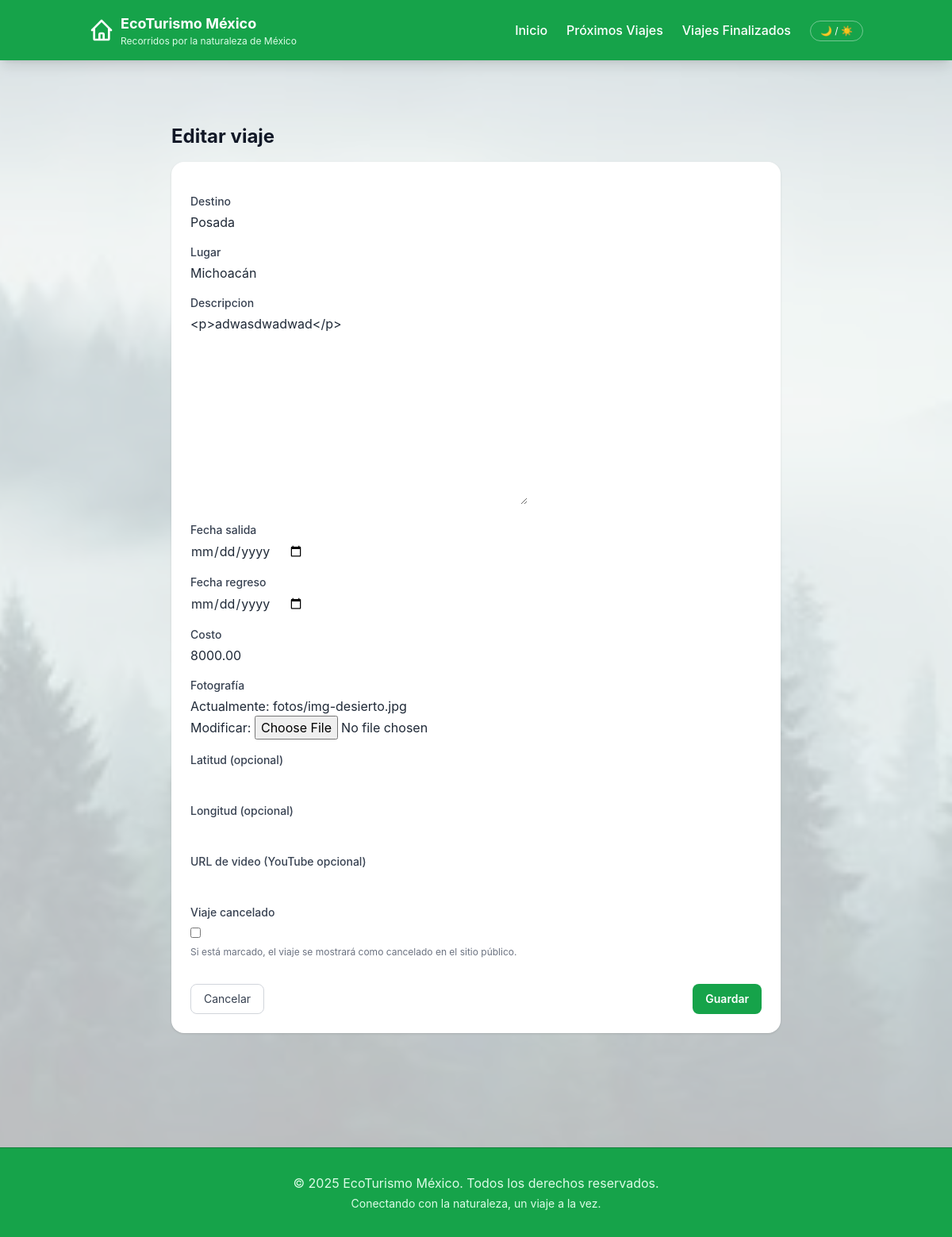
The page /panel/viajes/2/editar/ (signed in) on the database its author committed.
### registros/models.py (models this page shows, shortened)
class Viajes(models.Model):
    destino = models.CharField(max_length=100)
    lugar = models.CharField(max_length=100)
    descripcion = RichTextField()
    fecha_salida = models.DateField()
    fecha_regreso = models.DateField()
    costo = models.DecimalField(max_digits=8, decimal_places=2)
    imagen = models.ImageField(null=True, upload_to="fotos", verbose_name="Fotografía")
    latitud = models.DecimalField(
        "Latitud (opcional)",
        max_digits=9,
        decimal_places=6,
        null=True,
        blank=True,
    )
    longitud = models.DecimalField(
        "Longitud (opcional)",
        max_digits=9,
        decimal_places=6,
        null=True,
        blank=True,
    )
    video_url = models.URLField(
        "URL de video (YouTube opcional)",
        max_length=200,
        null=True,
        blank=True,
    )
    cancelado = models.BooleanField(
        default=False,
        verbose_name="Viaje cancelado",
        help_text="Si está marcado, el viaje se mostrará como cancelado en el sitio público.",
    )
    created = models.DateTimeField(auto_now_add=True)
    updated = models.DateTimeField(auto_now_add=True)
    class Meta:
        verbose_name = "Viaje"
        verbose_name_plural = "Viajes"
        ordering = ["-created"]

### registros/views.py (the view)
# urls.py: path("panel/viajes/<int:viaje_id>/editar/", registros_views.editar_viaje, name="editar_viaje"),
@login_required
def editar_viaje(request, viaje_id: int):
    viaje = get_object_or_404(Viajes, id=viaje_id)
    if request.method == "POST":
        form = ViajeForm(request.POST, request.FILES, instance=viaje)
        if form.is_valid():
            form.save()
            messages.success(request, "El viaje se actualizó correctamente.")
            return redirect("panel_viajes")
    else:
        form = ViajeForm(instance=viaje)
    return render(request, "registros/form_viaje.html", {"form": form, "modo": "editar", "viaje": viaje})

### registros/forms.py
class ViajeForm(forms.ModelForm):
    class Meta:
        model = Viajes
        fields = [
            "destino",
            "lugar",
            "descripcion",
            "fecha_salida",
            "fecha_regreso",
            "costo",
            "imagen",
            "latitud",
            "longitud",
            "video_url",
            "cancelado",
        ]
        widgets = {
            "fecha_salida": forms.DateInput(attrs={"type": "date"}),
            "fecha_regreso": forms.DateInput(attrs={"type": "date"}),
        }

### registros/templates/registros/form_viaje.html (shortened to what this page needs)
{% extends "contenido/base.html" %}
{% block content %}
<section class="py-8 max-w-3xl mx-auto">
    <h1 class="text-2xl font-bold text-gray-900 dark:text-gray-100 mb-4">
        {% if modo == "editar" %}Editar viaje{% else %}Crear nuevo viaje{% endif %}
    </h1>
    <div class="bg-white dark:bg-gray-800 rounded-2xl shadow p-6">
        <form method="post" enctype="multipart/form-data" class="space-y-4">
            {% for field in form %}
                <div>
                    <label for="{{ field.id_for_label }}"
                           class="block text-sm font-medium text-gray-700 dark:text-gray-200 mb-1">
                        {{ field.label }}
                    </label>
                    {{ field }}
                    {% if field.help_text %}
                        <p class="mt-1 text-xs text-gray-500 dark:text-gray-400">{{ field.help_text }}</p>
                    {% endif %}
                </div>
            {% endfor %}
            <div class="flex justify-between pt-4">
                <a href="{% url 'panel_viajes' %}"
                   class="px-4 py-2 rounded-lg border border-gray-300 dark:border-gray-600 text-gray-700 dark:text-gray-200 text-sm hover:bg-gray-50 dark:hover:bg-gray-700">
                    Cancelar
                </a>
                <button type="submit"
                        class="px-4 py-2 rounded-lg bg-green-600 text-white text-sm font-semibold hover:bg-green-700">
                    Guardar
                </button>
            </div>
        </form>
    </div>
</section>
{% endblock %}

### contenido/templates/contenido/base.html (style rules this page uses)
body { font-family: 'Inter', sans-serif; }

### rows shown on the page
Viajes: form "Posada" "Michoacán" "<p>adwasdwadwad</p>" "8000.00"

### other values the page prints
{{ field.label }} "Destino" "Lugar" "Descripcion" "Fecha salida" "Fecha regreso" "Costo" "Fotografía" "Latitud (opcional)" "Longitud (opcional)" "URL de video (YouTube opcional)" "Viaje cancelado"
{{ field.help_text }} "Si está marcado, el viaje se mostrará como cancelado en el sitio público."
